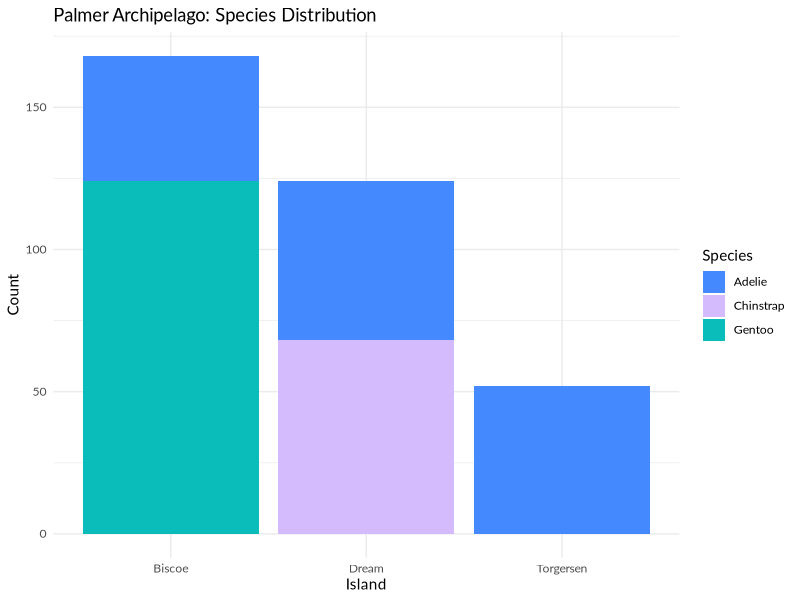
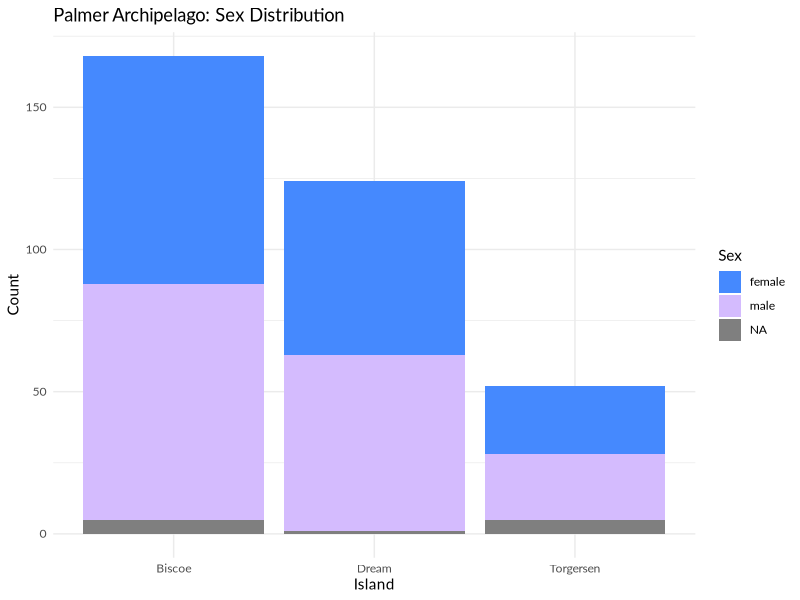
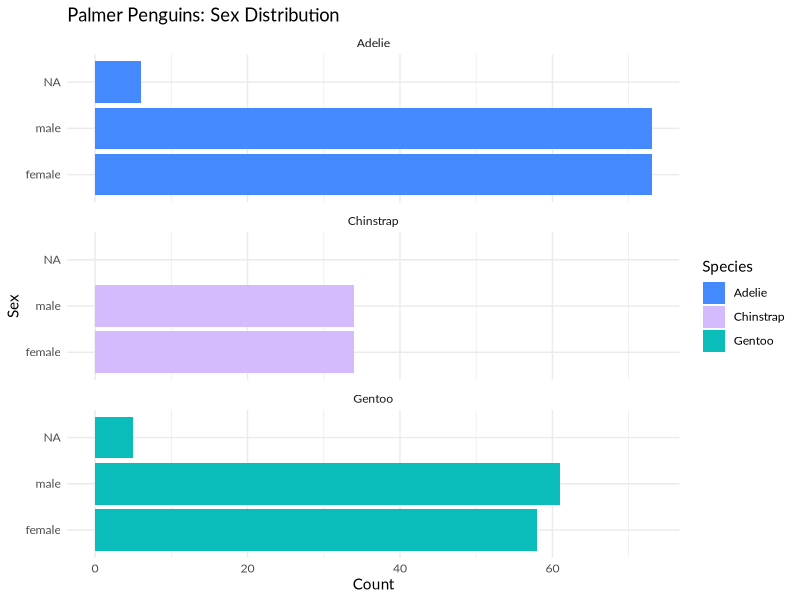
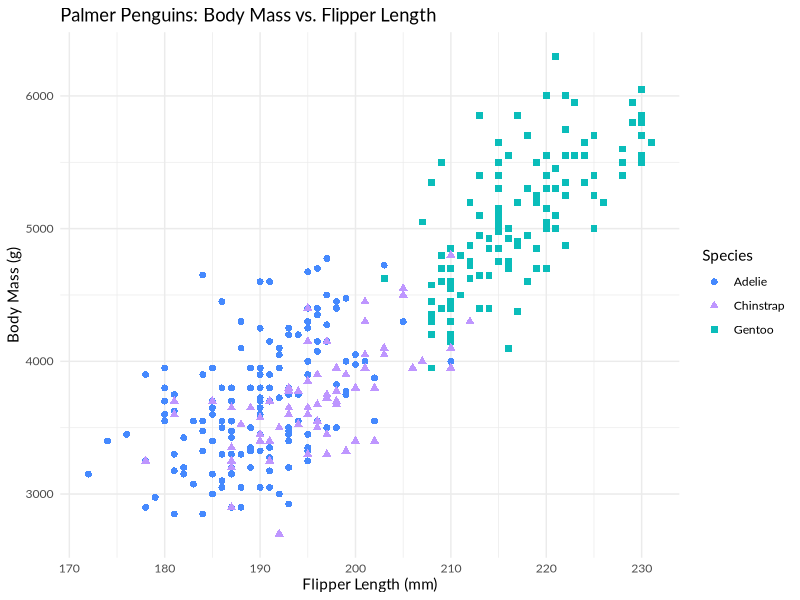
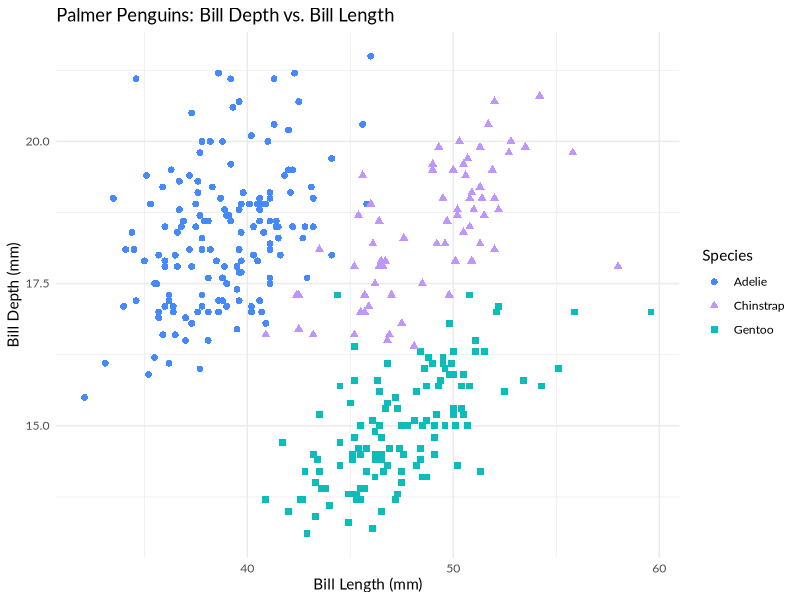
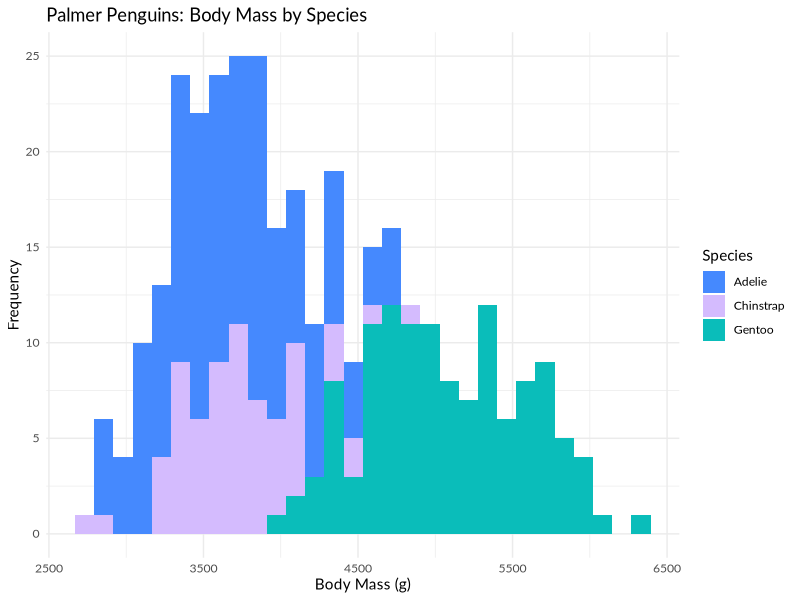
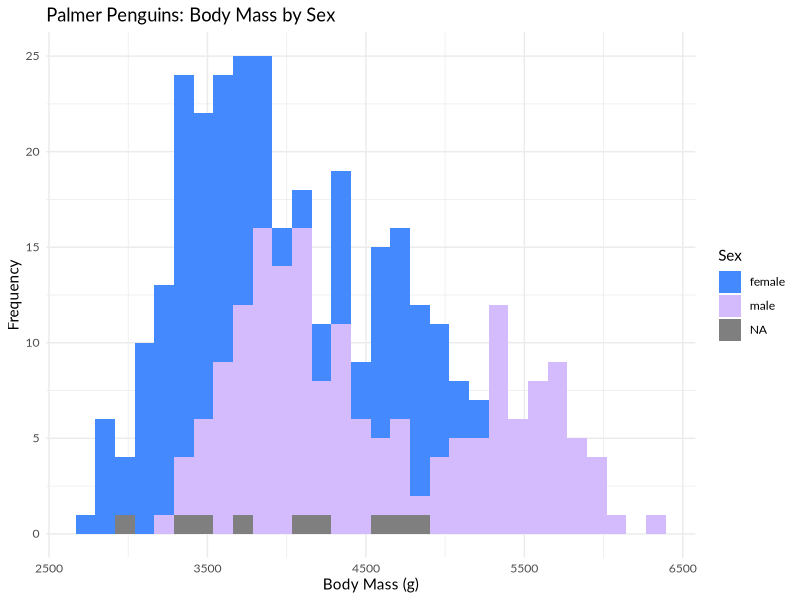
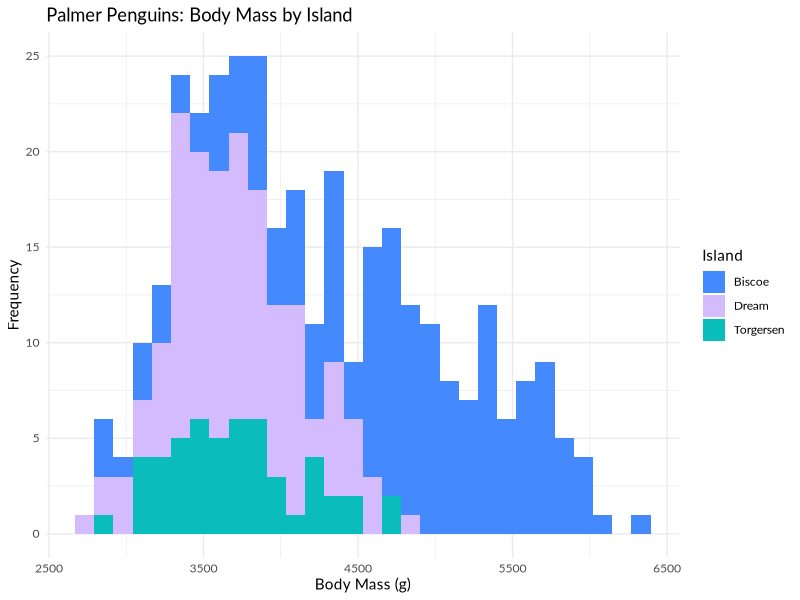

Write R code to recreate these figures, in order.
#install ggplot2 package and Palmer Penguins dataset
install.packages("tidyverse")
library("ggplot2")
install.packages("palmerpenguins")
library("palmerpenguins")

#creation of vertical bar chart displaying species distribution across archipelago
ggplot(data=penguins) +
  geom_bar(mapping=aes(x=island, fill=species)) +
  labs(title="Palmer Archipelago: Species Distribution",
       x="Island", y="Count",
       fill="Species") +
  theme_minimal() +
  theme(text=element_text(family="Lato")) +
  scale_fill_manual(values=c("#4589fe", "#d4bbfe", "#0abdba"))

#creation of vertical bar chart displaying sex distribution across archipelago
ggplot(data=penguins) +
  geom_bar(mapping=aes(x=island, fill=sex)) +
  labs(title="Palmer Archipelago: Sex Distribution",
       x="Island", y="Count",
       fill="Sex") +
  theme_minimal() +
  theme(text=element_text(family="Lato")) +
  scale_fill_manual(values=c("#4589fe", "#d4bbfe"))

#creation of horizontal bar chart displaying sex distribution across species
ggplot(data=penguins) +
  geom_bar(mapping=aes(x=sex, fill=species)) +
  labs(title="Palmer Penguins: Sex Distribution",
       x="Sex", y="Count",
       fill="Species") +
  theme_minimal() +
  theme(text=element_text(family="Lato")) +
  scale_fill_manual(values=c("#4589fe", "#d4bbfe", "#0abdba")) +
  facet_wrap(~species, ncol = 1) +
  coord_flip()

#creation of scatter plot comparing body mass to flipper length
ggplot(data=penguins)+
  geom_point(mapping=aes(x=flipper_length_mm, y=body_mass_g,
                         shape=species, color=species), size=2) +
  labs(title="Palmer Penguins: Body Mass vs. Flipper Length",
       x="Flipper Length (mm)", y="Body Mass (g)", 
       color="Species", shape="Species") +
  theme_minimal() +
  theme(text=element_text(family="Lato")) +
  scale_color_manual(values=c("#4589fe", "#BE96FF", "#0abdba"))

#creation of scatter plot comparing bill depth to bill length
ggplot(data=penguins)+
  geom_point(mapping=aes(x=bill_length_mm, y=bill_depth_mm,
                         shape=species, color=species), size=2) +
  labs(title="Palmer Penguins: Bill Depth vs. Bill Length",
       x="Bill Length (mm)", y="Bill Depth (mm)", 
       color="Species", shape="Species") +
  theme_minimal() +
  theme(text=element_text(family="Lato")) +
  scale_color_manual(values=c("#4589fe", "#BE96FF", "#0abdba"))

#creation of histogram displaying body mass by species
ggplot(data=penguins) +
  geom_histogram(mapping=aes(x=body_mass_g, fill=species)) +
  labs(title="Palmer Penguins: Body Mass by Species",
       x="Body Mass (g)", y="Frequency",
       fill="Species") +
  theme_minimal() +
  theme(text=element_text(family="Lato")) +
  scale_fill_manual(values=c("#4589fe", "#d4bbfe", "#0abdba"))

#creation of histogram displaying body mass by sex
ggplot(data=penguins) +
  geom_histogram(mapping=aes(x=body_mass_g, fill=sex)) +
  labs(title="Palmer Penguins: Body Mass by Sex",
       x="Body Mass (g)", y="Frequency",
       fill="Sex") +
  theme_minimal() +
  theme(text=element_text(family="Lato")) +
  scale_fill_manual(values=c("#4589fe", "#d4bbfe"))

#creation of histogram displaying body mass by island
ggplot(data=penguins) +
  geom_histogram(mapping=aes(x=body_mass_g, fill=island)) +
  labs(title="Palmer Penguins: Body Mass by Island",
       x="Body Mass (g)", y="Frequency",
       fill="Island") +
  theme_minimal() +
  theme(text=element_text(family="Lato")) +
  scale_fill_manual(values=c("#4589fe", "#d4bbfe", "#0abdba"))